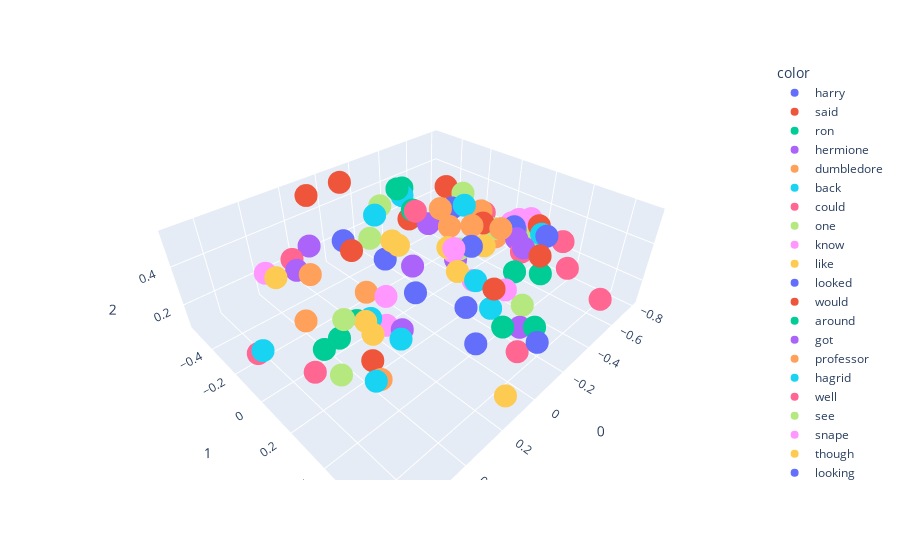

Here is the notebook cell this chart was saved with:
### Code cell
import plotly.express as px
fig = px.scatter_3d(X[0:100],x=0,y=1,z=2, color=y[0:100])
fig.show()

### Figure 1 — Plotly figure (JSON) as saved in the notebook; plotly's stock layout.template omitted (floating-point values rounded to 4 significant figures)
{"data": [{"hovertemplate": "color=harry<br>0=%{x}<br>1=%{y}<br>2=%{z}<extra></extra>", "legendgroup": "harry", "marker": {"color": "#636efa", "symbol": "circle"}, "mode": "markers", "name": "harry", "scene": "scene", "showlegend": true, "type": "scatter3d", "x": [0.006731], "y": [0.3696], "z": [0.3217]}, {"hovertemplate": "color=said<br>0=%{x}<br>1=%{y}<br>2=%{z}<extra></extra>", "legendgroup": "said", "marker": {"color": "#EF553B", "symbol": "circle"}, "mode": "markers", "name": "said", "scene": "scene", "showlegend": true, "type": "scatter3d", "x": [-0.3868], "y": [0.4339], "z": [0.4101]}, {"hovertemplate": "color=ron<br>0=%{x}<br>1=%{y}<br>2=%{z}<extra></extra>", "legendgroup": "ron", "marker": {"color": "#00cc96", "symbol": "circle"}, "mode": "markers", "name": "ron", "scene": "scene", "showlegend": true, "type": "scatter3d", "x": [-0.007851], "y": [0.5391], "z": [0.3168]}, {"hovertemplate": "color=hermione<br>0=%{x}<br>1=%{y}<br>2=%{z}<extra></extra>", "legendgroup": "hermione", "marker": {"color": "#ab63fa", "symbol": "circle"}, "mode": "markers", "name": "hermione", "scene": "scene", "showlegend": true, "type": "scatter3d", "x": [-0.07393], "y": [0.5723], "z": [0.2951]}, {"hovertemplate": "color=dumbledore<br>0=%{x}<br>1=%{y}<br>2=%{z}<extra></extra>", "legendgroup": "dumbledore", "marker": {"color": "#FFA15A", "symbol": "circle"}, "mode": "markers", "name": "dumbledore", "scene": "scene", "showlegend": true, "type": "scatter3d", "x": [-0.3716], "y": [0.07225], "z": [0.4142]}, {"hovertemplate": "color=back<br>0=%{x}<br>1=%{y}<br>2=%{z}<extra></extra>", "legendgroup": "back", "marker": {"color": "#19d3f3", "symbol": "circle"}, "mode": "markers", "name": "back", "scene": "scene", "showlegend": true, "type": "scatter3d", "x": [0.2905], "y": [0.2982], "z": [0.2933]}, {"hovertemplate": "color=could<br>0=%{x}<br>1=%{y}<br>2=%{z}<extra></extra>", "legendgroup": "could", "marker": {"color": "#FF6692", "symbol": "circle"}, "mode": "markers", "name": "could", "scene": "scene", "showlegend": true, "type": "scatter3d", "x": [-0.1605], "y": [-0.08321], "z": [0.5109]}, {"hovertemplate": "color=one<br>0=%{x}<br>1=%{y}<br>2=%{z}<extra></extra>", "legendgroup": "one", "marker": {"color": "#B6E880", "symbol": "circle"}, "mode": "markers", "name": "one", "scene": "scene", "showlegend": true, "type": "scatter3d", "x": [-0.1571], "y": [-0.4145], "z": [0.2272]}, {"hovertemplate": "color=know<br>0=%{x}<br>1=%{y}<br>2=%{z}<extra></extra>", "legendgroup": "know", "marker": {"color": "#FF97FF", "symbol": "circle"}, "mode": "markers", "name": "know", "scene": "scene", "showlegend": true, "type": "scatter3d", "x": [-0.7902], "y": [0.1238], "z": [0.3045]}, {"hovertemplate": "color=like<br>0=%{x}<br>1=%{y}<br>2=%{z}<extra></extra>", "legendgroup": "like", "marker": {"color": "#FECB52", "symbol": "circle"}, "mode": "markers", "name": "like", "scene": "scene", "showlegend": true, "type": "scatter3d", "x": [-0.0599], "y": [-0.1327], "z": [0.3787]}, {"hovertemplate": "color=looked<br>0=%{x}<br>1=%{y}<br>2=%{z}<extra></extra>", "legendgroup": "looked", "marker": {"color": "#636efa", "symbol": "circle"}, "mode": "markers", "name": "looked", "scene": "scene", "showlegend": true, "type": "scatter3d", "x": [0.1834], "y": [0.2673], "z": [0.4356]}, {"hovertemplate": "color=would<br>0=%{x}<br>1=%{y}<br>2=%{z}<extra></extra>", "legendgroup": "would", "marker": {"color": "#EF553B", "symbol": "circle"}, "mode": "markers", "name": "would", "scene": "scene", "showlegend": true, "type": "scatter3d", "x": [-0.6339], "y": [-0.3297], "z": [0.3833]}, {"hovertemplate": "color=around<br>0=%{x}<br>1=%{y}<br>2=%{z}<extra></extra>", "legendgroup": "around", "marker": {"color": "#00cc96", "symbol": "circle"}, "mode": "markers", "name": "around", "scene": "scene", "showlegend": true, "type": "scatter3d", "x": [0.5529], "y": [0.1894], "z": [0.3461]}, {"hovertemplate": "color=got<br>0=%{x}<br>1=%{y}<br>2=%{z}<extra></extra>", "legendgroup": "got", "marker": {"color": "#ab63fa", "symbol": "circle"}, "mode": "markers", "name": "got", "scene": "scene", "showlegend": true, "type": "scatter3d", "x": [-0.5871], "y": [0.1813], "z": [0.2975]}, {"hovertemplate": "color=professor<br>0=%{x}<br>1=%{y}<br>2=%{z}<extra></extra>", "legendgroup": "professor", "marker": {"color": "#FFA15A", "symbol": "circle"}, "mode": "markers", "name": "professor", "scene": "scene", "showlegend": true, "type": "scatter3d", "x": [-0.1081], "y": [0.1666], "z": [0.5577]}, {"hovertemplate": "color=hagrid<br>0=%{x}<br>1=%{y}<br>2=%{z}<extra></extra>", "legendgroup": "hagrid", "marker": {"color": "#19d3f3", "symbol": "circle"}, "mode": "markers", "name": "hagrid", "scene": "scene", "showlegend": true, "type": "scatter3d", "x": [-0.08469], "y": [0.4222], "z": [0.2946]}, {"hovertemplate": "color=well<br>0=%{x}<br>1=%{y}<br>2=%{z}<extra></extra>", "legendgroup": "well", "marker": {"color": "#FF6692", "symbol": "circle"}, "mode": "markers", "name": "well", "scene": "scene", "showlegend": true, "type": "scatter3d", "x": [-0.7679], "y": [0.3323], "z": [0.2674]}, {"hovertemplate": "color=see<br>0=%{x}<br>1=%{y}<br>2=%{z}<extra></extra>", "legendgroup": "see", "marker": {"color": "#B6E880", "symbol": "circle"}, "mode": "markers", "name": "see", "scene": "scene", "showlegend": true, "type": "scatter3d", "x": [-0.1791], "y": [0.1661], "z": [0.4178]}, {"hovertemplate": "color=snape<br>0=%{x}<br>1=%{y}<br>2=%{z}<extra></extra>", "legendgroup": "snape", "marker": {"color": "#FF97FF", "symbol": "circle"}, "mode": "markers", "name": "snape", "scene": "scene", "showlegend": true, "type": "scatter3d", "x": [-0.1425], "y": [0.162], "z": [0.4196]}, {"hovertemplate": "color=though<br>0=%{x}<br>1=%{y}<br>2=%{z}<extra></extra>", "legendgroup": "though", "marker": {"color": "#FECB52", "symbol": "circle"}, "mode": "markers", "name": "though", "scene": "scene", "showlegend": true, "type": "scatter3d", "x": [0.03104], "y": [0.0114], "z": [0.4609]}, {"hovertemplate": "color=looking<br>0=%{x}<br>1=%{y}<br>2=%{z}<extra></extra>", "legendgroup": "looking", "marker": {"color": "#636efa", "symbol": "circle"}, "mode": "markers", "name": "looking", "scene": "scene", "showlegend": true, "type": "scatter3d", "x": [0.1453], "y": [0.5348], "z": [0.3307]}, {"hovertemplate": "color=think<br>0=%{x}<br>1=%{y}<br>2=%{z}<extra></extra>", "legendgroup": "think", "marker": {"color": "#EF553B", "symbol": "circle"}, "mode": "markers", "name": "think", "scene": "scene", "showlegend": true, "type": "scatter3d", "x": [-0.7582], "y": [0.1946], "z": [0.3048]}, {"hovertemplate": "color=time<br>0=%{x}<br>1=%{y}<br>2=%{z}<extra></extra>", "legendgroup": "time", "marker": {"color": "#00cc96", "symbol": "circle"}, "mode": "markers", "name": "time", "scene": "scene", "showlegend": true, "type": "scatter3d", "x": [-0.3725], "y": [-0.322], "z": [0.3432]}, {"hovertemplate": "color=still<br>0=%{x}<br>1=%{y}<br>2=%{z}<extra></extra>", "legendgroup": "still", "marker": {"color": "#ab63fa", "symbol": "circle"}, "mode": "markers", "name": "still", "scene": "scene", "showlegend": true, "type": "scatter3d", "x": [0.1762], "y": [0.1805], "z": [0.1928]}, {"hovertemplate": "color=get<br>0=%{x}<br>1=%{y}<br>2=%{z}<extra></extra>", "legendgroup": "get", "marker": {"color": "#FFA15A", "symbol": "circle"}, "mode": "markers", "name": "get", "scene": "scene", "showlegend": true, "type": "scatter3d", "x": [-0.4712], "y": [0.164], "z": [0.395]}, {"hovertemplate": "color=wand<br>0=%{x}<br>1=%{y}<br>2=%{z}<extra></extra>", "legendgroup": "wand", "marker": {"color": "#19d3f3", "symbol": "circle"}, "mode": "markers", "name": "wand", "scene": "scene", "showlegend": true, "type": "scatter3d", "x": [0.3747], "y": [0.2334], "z": [0.4063]}, {"hovertemplate": "color=right<br>0=%{x}<br>1=%{y}<br>2=%{z}<extra></extra>", "legendgroup": "right", "marker": {"color": "#FF6692", "symbol": "circle"}, "mode": "markers", "name": "right", "scene": "scene", "showlegend": true, "type": "scatter3d", "x": [-0.07072], "y": [0.579], "z": [0.173]}, {"hovertemplate": "color=eyes<br>0=%{x}<br>1=%{y}<br>2=%{z}<extra></extra>", "legendgroup": "eyes", "marker": {"color": "#B6E880", "symbol": "circle"}, "mode": "markers", "name": "eyes", "scene": "scene", "showlegend": true, "type": "scatter3d", "x": [0.4805], "y": [0.2215], "z": [0.4585]}, {"hovertemplate": "color=weasley<br>0=%{x}<br>1=%{y}<br>2=%{z}<extra></extra>", "legendgroup": "weasley", "marker": {"color": "#FF97FF", "symbol": "circle"}, "mode": "markers", "name": "weasley", "scene": "scene", "showlegend": true, "type": "scatter3d", "x": [-0.02763], "y": [0.264], "z": [0.5331]}, {"hovertemplate": "color=face<br>0=%{x}<br>1=%{y}<br>2=%{z}<extra></extra>", "legendgroup": "face", "marker": {"color": "#FECB52", "symbol": "circle"}, "mode": "markers", "name": "face", "scene": "scene", "showlegend": true, "type": "scatter3d", "x": [0.4446], "y": [0.3306], "z": [0.4384]}, {"hovertemplate": "color=going<br>0=%{x}<br>1=%{y}<br>2=%{z}<extra></extra>", "legendgroup": "going", "marker": {"color": "#636efa", "symbol": "circle"}, "mode": "markers", "name": "going", "scene": "scene", "showlegend": true, "type": "scatter3d", "x": [-0.6469], "y": [0.121], "z": [0.3145]}, {"hovertemplate": "color=voice<br>0=%{x}<br>1=%{y}<br>2=%{z}<extra></extra>", "legendgroup": "voice", "marker": {"color": "#EF553B", "symbol": "circle"}, "mode": "markers", "name": "voice", "scene": "scene", "showlegend": true, "type": "scatter3d", "x": [-0.02436], "y": [0.4708], "z": [0.4508]}, {"hovertemplate": "color=look<br>0=%{x}<br>1=%{y}<br>2=%{z}<extra></extra>", "legendgroup": "look", "marker": {"color": "#00cc96", "symbol": "circle"}, "mode": "markers", "name": "look", "scene": "scene", "showlegend": true, "type": "scatter3d", "x": [-0.1078], "y": [0.6156], "z": [0.3015]}, {"hovertemplate": "color=go<br>0=%{x}<br>1=%{y}<br>2=%{z}<extra></extra>", "legendgroup": "go", "marker": {"color": "#ab63fa", "symbol": "circle"}, "mode": "markers", "name": "go", "scene": "scene", "showlegend": true, "type": "scatter3d", "x": [-0.4606], "y": [0.3044], "z": [0.3574]}, {"hovertemplate": "color=room<br>0=%{x}<br>1=%{y}<br>2=%{z}<extra></extra>", "legendgroup": "room", "marker": {"color": "#FFA15A", "symbol": "circle"}, "mode": "markers", "name": "room", "scene": "scene", "showlegend": true, "type": "scatter3d", "x": [0.3751], "y": [-0.1357], "z": [0.4113]}, {"hovertemplate": "color=potter<br>0=%{x}<br>1=%{y}<br>2=%{z}<extra></extra>", "legendgroup": "potter", "marker": {"color": "#19d3f3", "symbol": "circle"}, "mode": "markers", "name": "potter", "scene": "scene", "showlegend": true, "type": "scatter3d", "x": [-0.3999], "y": [-0.003367], "z": [0.4803]}, {"hovertemplate": "color=come<br>0=%{x}<br>1=%{y}<br>2=%{z}<extra></extra>", "legendgroup": "come", "marker": {"color": "#FF6692", "symbol": "circle"}, "mode": "markers", "name": "come", "scene": "scene", "showlegend": true, "type": "scatter3d", "x": [-0.5245], "y": [0.2569], "z": [0.2846]}, {"hovertemplate": "color=head<br>0=%{x}<br>1=%{y}<br>2=%{z}<extra></extra>", "legendgroup": "head", "marker": {"color": "#B6E880", "symbol": "circle"}, "mode": "markers", "name": "head", "scene": "scene", "showlegend": true, "type": "scatter3d", "x": [0.5593], "y": [0.2872], "z": [0.2969]}, {"hovertemplate": "color=malfoy<br>0=%{x}<br>1=%{y}<br>2=%{z}<extra></extra>", "legendgroup": "malfoy", "marker": {"color": "#FF97FF", "symbol": "circle"}, "mode": "markers", "name": "malfoy", "scene": "scene", "showlegend": true, "type": "scatter3d", "x": [-0.1053], "y": [0.4675], "z": [0.4009]}, {"hovertemplate": "color=door<br>0=%{x}<br>1=%{y}<br>2=%{z}<extra></extra>", "legendgroup": "door", "marker": {"color": "#FECB52", "symbol": "circle"}, "mode": "markers", "name": "door", "scene": "scene", "showlegend": true, "type": "scatter3d", "x": [0.3931], "y": [0.2271], "z": [0.3998]}, {"hovertemplate": "color=mr<br>0=%{x}<br>1=%{y}<br>2=%{z}<extra></extra>", "legendgroup": "mr", "marker": {"color": "#636efa", "symbol": "circle"}, "mode": "markers", "name": "mr", "scene": "scene", "showlegend": true, "type": "scatter3d", "x": [-0.1445], "y": [0.2563], "z": [0.487]}, {"hovertemplate": "color=thought<br>0=%{x}<br>1=%{y}<br>2=%{z}<extra></extra>", "legendgroup": "thought", "marker": {"color": "#EF553B", "symbol": "circle"}, "mode": "markers", "name": "thought", "scene": "scene", "showlegend": true, "type": "scatter3d", "x": [-0.5459], "y": [0.002094], "z": [0.3281]}, {"hovertemplate": "color=voldemort<br>0=%{x}<br>1=%{y}<br>2=%{z}<extra></extra>", "legendgroup": "voldemort", "marker": {"color": "#00cc96", "symbol": "circle"}, "mode": "markers", "name": "voldemort", "scene": "scene", "showlegend": true, "type": "scatter3d", "x": [-0.2951], "y": [-0.3492], "z": [0.4801]}, {"hovertemplate": "color=something<br>0=%{x}<br>1=%{y}<br>2=%{z}<extra></extra>", "legendgroup": "something", "marker": {"color": "#ab63fa", "symbol": "circle"}, "mode": "markers", "name": "something", "scene": "scene", "showlegend": true, "type": "scatter3d", "x": [-0.1994], "y": [0.1297], "z": [0.3364]}, {"hovertemplate": "color=saw<br>0=%{x}<br>1=%{y}<br>2=%{z}<extra></extra>", "legendgroup": "saw", "marker": {"color": "#FFA15A", "symbol": "circle"}, "mode": "markers", "name": "saw", "scene": "scene", "showlegend": true, "type": "scatter3d", "x": [0.5067], "y": [0.009437], "z": [0.3379]}, {"hovertemplate": "color=hand<br>0=%{x}<br>1=%{y}<br>2=%{z}<extra></extra>", "legendgroup": "hand", "marker": {"color": "#19d3f3", "symbol": "circle"}, "mode": "markers", "name": "hand", "scene": "scene", "showlegend": true, "type": "scatter3d", "x": [0.5126], "y": [0.4174], "z": [0.3309]}, {"hovertemplate": "color=behind<br>0=%{x}<br>1=%{y}<br>2=%{z}<extra></extra>", "legendgroup": "behind", "marker": {"color": "#FF6692", "symbol": "circle"}, "mode": "markers", "name": "behind", "scene": "scene", "showlegend": true, "type": "scatter3d", "x": [0.6211], "y": [0.2239], "z": [0.3094]}, {"hovertemplate": "color=never<br>0=%{x}<br>1=%{y}<br>2=%{z}<extra></extra>", "legendgroup": "never", "marker": {"color": "#B6E880", "symbol": "circle"}, "mode": "markers", "name": "never", "scene": "scene", "showlegend": true, "type": "scatter3d", "x": [-0.6806], "y": [-0.2485], "z": [0.3556]}, {"hovertemplate": "color=way<br>0=%{x}<br>1=%{y}<br>2=%{z}<extra></extra>", "legendgroup": "way", "marker": {"color": "#FF97FF", "symbol": "circle"}, "mode": "markers", "name": "way", "scene": "scene", "showlegend": true, "type": "scatter3d", "x": [0.09235], "y": [-0.01243], "z": [0.2121]}, {"hovertemplate": "color=sirius<br>0=%{x}<br>1=%{y}<br>2=%{z}<extra></extra>", "legendgroup": "sirius", "marker": {"color": "#FECB52", "symbol": "circle"}, "mode": "markers", "name": "sirius", "scene": "scene", "showlegend": true, "type": "scatter3d", "x": [-0.499], "y": [0.05673], "z": [0.2397]}, {"hovertemplate": "color=seemed<br>0=%{x}<br>1=%{y}<br>2=%{z}<extra></extra>", "legendgroup": "seemed", "marker": {"color": "#636efa", "symbol": "circle"}, "mode": "markers", "name": "seemed", "scene": "scene", "showlegend": true, "type": "scatter3d", "x": [0.04998], "y": [-0.3533], "z": [0.3308]}, {"hovertemplate": "color=away<br>0=%{x}<br>1=%{y}<br>2=%{z}<extra></extra>", "legendgroup": "away", "marker": {"color": "#EF553B", "symbol": "circle"}, "mode": "markers", "name": "away", "scene": "scene", "showlegend": true, "type": "scatter3d", "x": [0.4047], "y": [0.2661], "z": [0.24]}, {"hovertemplate": "color=asked<br>0=%{x}<br>1=%{y}<br>2=%{z}<extra></extra>", "legendgroup": "asked", "marker": {"color": "#00cc96", "symbol": "circle"}, "mode": "markers", "name": "asked", "scene": "scene", "showlegend": true, "type": "scatter3d", "x": [-0.4689], "y": [0.4037], "z": [0.2604]}, {"hovertemplate": "color=told<br>0=%{x}<br>1=%{y}<br>2=%{z}<extra></extra>", "legendgroup": "told", "marker": {"color": "#ab63fa", "symbol": "circle"}, "mode": "markers", "name": "told", "scene": "scene", "showlegend": true, "type": "scatter3d", "x": [-0.6804], "y": [0.1067], "z": [0.2768]}, {"hovertemplate": "color=turned<br>0=%{x}<br>1=%{y}<br>2=%{z}<extra></extra>", "legendgroup": "turned", "marker": {"color": "#FFA15A", "symbol": "circle"}, "mode": "markers", "name": "turned", "scene": "scene", "showlegend": true, "type": "scatter3d", "x": [0.4622], "y": [0.38], "z": [0.2717]}, {"hovertemplate": "color=last<br>0=%{x}<br>1=%{y}<br>2=%{z}<extra></extra>", "legendgroup": "last", "marker": {"color": "#19d3f3", "symbol": "circle"}, "mode": "markers", "name": "last", "scene": "scene", "showlegend": true, "type": "scatter3d", "x": [-0.2604], "y": [-0.4919], "z": [0.2911]}, {"hovertemplate": "color=two<br>0=%{x}<br>1=%{y}<br>2=%{z}<extra></extra>", "legendgroup": "two", "marker": {"color": "#FF6692", "symbol": "circle"}, "mode": "markers", "name": "two", "scene": "scene", "showlegend": true, "type": "scatter3d", "x": [0.2494], "y": [-0.4992], "z": [0.2505]}, {"hovertemplate": "color=good<br>0=%{x}<br>1=%{y}<br>2=%{z}<extra></extra>", "legendgroup": "good", "marker": {"color": "#B6E880", "symbol": "circle"}, "mode": "markers", "name": "good", "scene": "scene", "showlegend": true, "type": "scatter3d", "x": [-0.7327], "y": [0.1844], "z": [0.2123]}, {"hovertemplate": "color=long<br>0=%{x}<br>1=%{y}<br>2=%{z}<extra></extra>", "legendgroup": "long", "marker": {"color": "#FF97FF", "symbol": "circle"}, "mode": "markers", "name": "long", "scene": "scene", "showlegend": true, "type": "scatter3d", "x": [0.4116], "y": [-0.4591], "z": [0.2726]}, {"hovertemplate": "color=us<br>0=%{x}<br>1=%{y}<br>2=%{z}<extra></extra>", "legendgroup": "us", "marker": {"color": "#FECB52", "symbol": "circle"}, "mode": "markers", "name": "us", "scene": "scene", "showlegend": true, "type": "scatter3d", "x": [-0.7388], "y": [0.09382], "z": [0.296]}, {"hovertemplate": "color=much<br>0=%{x}<br>1=%{y}<br>2=%{z}<extra></extra>", "legendgroup": "much", "marker": {"color": "#636efa", "symbol": "circle"}, "mode": "markers", "name": "much", "scene": "scene", "showlegend": true, "type": "scatter3d", "x": [-0.6011], "y": [-0.2547], "z": [0.294]}, {"hovertemplate": "color=dark<br>0=%{x}<br>1=%{y}<br>2=%{z}<extra></extra>", "legendgroup": "dark", "marker": {"color": "#EF553B", "symbol": "circle"}, "mode": "markers", "name": "dark", "scene": "scene", "showlegend": true, "type": "scatter3d", "x": [0.1078], "y": [-0.5281], "z": [0.5242]}, {"hovertemplate": "color=little<br>0=%{x}<br>1=%{y}<br>2=%{z}<extra></extra>", "legendgroup": "little", "marker": {"color": "#00cc96", "symbol": "circle"}, "mode": "markers", "name": "little", "scene": "scene", "showlegend": true, "type": "scatter3d", "x": [0.1985], "y": [-0.09865], "z": [0.08488]}, {"hovertemplate": "color=even<br>0=%{x}<br>1=%{y}<br>2=%{z}<extra></extra>", "legendgroup": "even", "marker": {"color": "#ab63fa", "symbol": "circle"}, "mode": "markers", "name": "even", "scene": "scene", "showlegend": true, "type": "scatter3d", "x": [-0.4209], "y": [-0.2536], "z": [0.2716]}, {"hovertemplate": "color=knew<br>0=%{x}<br>1=%{y}<br>2=%{z}<extra></extra>", "legendgroup": "knew", "marker": {"color": "#FFA15A", "symbol": "circle"}, "mode": "markers", "name": "knew", "scene": "scene", "showlegend": true, "type": "scatter3d", "x": [-0.4366], "y": [-0.1866], "z": [0.3792]}, {"hovertemplate": "color=want<br>0=%{x}<br>1=%{y}<br>2=%{z}<extra></extra>", "legendgroup": "want", "marker": {"color": "#19d3f3", "symbol": "circle"}, "mode": "markers", "name": "want", "scene": "scene", "showlegend": true, "type": "scatter3d", "x": [-0.7362], "y": [0.2274], "z": [0.2785]}, {"hovertemplate": "color=oh<br>0=%{x}<br>1=%{y}<br>2=%{z}<extra></extra>", "legendgroup": "oh", "marker": {"color": "#FF6692", "symbol": "circle"}, "mode": "markers", "name": "oh", "scene": "scene", "showlegend": true, "type": "scatter3d", "x": [-0.4898], "y": [0.6874], "z": [0.2621]}, {"hovertemplate": "color=first<br>0=%{x}<br>1=%{y}<br>2=%{z}<extra></extra>", "legendgroup": "first", "marker": {"color": "#B6E880", "symbol": "circle"}, "mode": "markers", "name": "first", "scene": "scene", "showlegend": true, "type": "scatter3d", "x": [-0.3033], "y": [-0.4972], "z": [0.3276]}, {"hovertemplate": "color=tell<br>0=%{x}<br>1=%{y}<br>2=%{z}<extra></extra>", "legendgroup": "tell", "marker": {"color": "#FF97FF", "symbol": "circle"}, "mode": "markers", "name": "tell", "scene": "scene", "showlegend": true, "type": "scatter3d", "x": [-0.7172], "y": [0.09842], "z": [0.319]}, {"hovertemplate": "color=black<br>0=%{x}<br>1=%{y}<br>2=%{z}<extra></extra>", "legendgroup": "black", "marker": {"color": "#FECB52", "symbol": "circle"}, "mode": "markers", "name": "black", "scene": "scene", "showlegend": true, "type": "scatter3d", "x": [0.4508], "y": [-0.2823], "z": [0.3596]}, {"hovertemplate": "color=made<br>0=%{x}<br>1=%{y}<br>2=%{z}<extra></extra>", "legendgroup": "made", "marker": {"color": "#636efa", "symbol": "circle"}, "mode": "markers", "name": "made", "scene": "scene", "showlegend": true, "type": "scatter3d", "x": [-0.07262], "y": [-0.2007], "z": [0.241]}, {"hovertemplate": "color=people<br>0=%{x}<br>1=%{y}<br>2=%{z}<extra></extra>", "legendgroup": "people", "marker": {"color": "#EF553B", "symbol": "circle"}, "mode": "markers", "name": "people", "scene": "scene", "showlegend": true, "type": "scatter3d", "x": [-0.3802], "y": [-0.3563], "z": [0.2743]}, {"hovertemplate": "color=let<br>0=%{x}<br>1=%{y}<br>2=%{z}<extra></extra>", "legendgroup": "let", "marker": {"color": "#00cc96", "symbol": "circle"}, "mode": "markers", "name": "let", "scene": "scene", "showlegend": true, "type": "scatter3d", "x": [-0.3715], "y": [0.3298], "z": [0.2833]}, {"hovertemplate": "color=heard<br>0=%{x}<br>1=%{y}<br>2=%{z}<extra></extra>", "legendgroup": "heard", "marker": {"color": "#ab63fa", "symbol": "circle"}, "mode": "markers", "name": "heard", "scene": "scene", "showlegend": true, "type": "scatter3d", "x": [-0.07037], "y": [-0.01086], "z": [0.2952]}, {"hovertemplate": "color=left<br>0=%{x}<br>1=%{y}<br>2=%{z}<extra></extra>", "legendgroup": "left", "marker": {"color": "#FFA15A", "symbol": "circle"}, "mode": "markers", "name": "left", "scene": "scene", "showlegend": true, "type": "scatter3d", "x": [0.08175], "y": [-0.1652], "z": [0.1458]}, {"hovertemplate": "color=fred<br>0=%{x}<br>1=%{y}<br>2=%{z}<extra></extra>", "legendgroup": "fred", "marker": {"color": "#19d3f3", "symbol": "circle"}, "mode": "markers", "name": "fred", "scene": "scene", "showlegend": true, "type": "scatter3d", "x": [-0.04309], "y": [0.3684], "z": [0.4257]}, {"hovertemplate": "color=yes<br>0=%{x}<br>1=%{y}<br>2=%{z}<extra></extra>", "legendgroup": "yes", "marker": {"color": "#FF6692", "symbol": "circle"}, "mode": "markers", "name": "yes", "scene": "scene", "showlegend": true, "type": "scatter3d", "x": [-0.5728], "y": [0.4759], "z": [0.2749]}, {"hovertemplate": "color=really<br>0=%{x}<br>1=%{y}<br>2=%{z}<extra></extra>", "legendgroup": "really", "marker": {"color": "#B6E880", "symbol": "circle"}, "mode": "markers", "name": "really", "scene": "scene", "showlegend": true, "type": "scatter3d", "x": [-0.7763], "y": [0.179], "z": [0.266]}, {"hovertemplate": "color=moment<br>0=%{x}<br>1=%{y}<br>2=%{z}<extra></extra>", "legendgroup": "moment", "marker": {"color": "#FF97FF", "symbol": "circle"}, "mode": "markers", "name": "moment", "scene": "scene", "showlegend": true, "type": "scatter3d", "x": [0.1934], "y": [0.1021], "z": [0.1785]}, {"hovertemplate": "color=mrs<br>0=%{x}<br>1=%{y}<br>2=%{z}<extra></extra>", "legendgroup": "mrs", "marker": {"color": "#FECB52", "symbol": "circle"}, "mode": "markers", "name": "mrs", "scene": "scene", "showlegend": true, "type": "scatter3d", "x": [-0.009184], "y": [0.3031], "z": [0.4538]}, {"hovertemplate": "color=say<br>0=%{x}<br>1=%{y}<br>2=%{z}<extra></extra>", "legendgroup": "say", "marker": {"color": "#636efa", "symbol": "circle"}, "mode": "markers", "name": "say", "scene": "scene", "showlegend": true, "type": "scatter3d", "x": [-0.7189], "y": [0.2675], "z": [0.2918]}, {"hovertemplate": "color=felt<br>0=%{x}<br>1=%{y}<br>2=%{z}<extra></extra>", "legendgroup": "felt", "marker": {"color": "#EF553B", "symbol": "circle"}, "mode": "markers", "name": "felt", "scene": "scene", "showlegend": true, "type": "scatter3d", "x": [0.1634], "y": [-0.1374], "z": [0.4274]}, {"hovertemplate": "color=hogwarts<br>0=%{x}<br>1=%{y}<br>2=%{z}<extra></extra>", "legendgroup": "hogwarts", "marker": {"color": "#00cc96", "symbol": "circle"}, "mode": "markers", "name": "hogwarts", "scene": "scene", "showlegend": true, "type": "scatter3d", "x": [-0.5206], "y": [-0.5582], "z": [0.3349]}, {"hovertemplate": "color=great<br>0=%{x}<br>1=%{y}<br>2=%{z}<extra></extra>", "legendgroup": "great", "marker": {"color": "#ab63fa", "symbol": "circle"}, "mode": "markers", "name": "great", "scene": "scene", "showlegend": true, "type": "scatter3d", "x": [0.3237], "y": [-0.3343], "z": [0.3071]}, {"hovertemplate": "color=might<br>0=%{x}<br>1=%{y}<br>2=%{z}<extra></extra>", "legendgroup": "might", "marker": {"color": "#FFA15A", "symbol": "circle"}, "mode": "markers", "name": "might", "scene": "scene", "showlegend": true, "type": "scatter3d", "x": [-0.684], "y": [-0.1205], "z": [0.2964]}, {"hovertemplate": "color=ever<br>0=%{x}<br>1=%{y}<br>2=%{z}<extra></extra>", "legendgroup": "ever", "marker": {"color": "#19d3f3", "symbol": "circle"}, "mode": "markers", "name": "ever", "scene": "scene", "showlegend": true, "type": "scatter3d", "x": [-0.4441], "y": [-0.476], "z": [0.3441]}, {"hovertemplate": "color=front<br>0=%{x}<br>1=%{y}<br>2=%{z}<extra></extra>", "legendgroup": "front", "marker": {"color": "#FF6692", "symbol": "circle"}, "mode": "markers", "name": "front", "scene": "scene", "showlegend": true, "type": "scatter3d", "x": [0.6948], "y": [-0.03674], "z": [0.2675]}, {"hovertemplate": "color=lupin<br>0=%{x}<br>1=%{y}<br>2=%{z}<extra></extra>", "legendgroup": "lupin", "marker": {"color": "#B6E880", "symbol": "circle"}, "mode": "markers", "name": "lupin", "scene": "scene", "showlegend": true, "type": "scatter3d", "x": [-0.1704], "y": [0.5121], "z": [0.3135]}, {"hovertemplate": "color=george<br>0=%{x}<br>1=%{y}<br>2=%{z}<extra></extra>", "legendgroup": "george", "marker": {"color": "#FF97FF", "symbol": "circle"}, "mode": "markers", "name": "george", "scene": "scene", "showlegend": true, "type": "scatter3d", "x": [-0.05513], "y": [0.3474], "z": [0.4103]}, {"hovertemplate": "color=neville<br>0=%{x}<br>1=%{y}<br>2=%{z}<extra></extra>", "legendgroup": "neville", "marker": {"color": "#FECB52", "symbol": "circle"}, "mode": "markers", "name": "neville", "scene": "scene", "showlegend": true, "type": "scatter3d", "x": [0.1146], "y": [0.6668], "z": [0.1374]}, {"hovertemplate": "color=ginny<br>0=%{x}<br>1=%{y}<br>2=%{z}<extra></extra>", "legendgroup": "ginny", "marker": {"color": "#636efa", "symbol": "circle"}, "mode": "markers", "name": "ginny", "scene": "scene", "showlegend": true, "type": "scatter3d", "x": [-0.0788], "y": [0.6529], "z": [0.2671]}, {"hovertemplate": "color=death<br>0=%{x}<br>1=%{y}<br>2=%{z}<extra></extra>", "legendgroup": "death", "marker": {"color": "#EF553B", "symbol": "circle"}, "mode": "markers", "name": "death", "scene": "scene", "showlegend": true, "type": "scatter3d", "x": [-0.05377], "y": [-0.4843], "z": [0.5508]}, {"hovertemplate": "color=came<br>0=%{x}<br>1=%{y}<br>2=%{z}<extra></extra>", "legendgroup": "came", "marker": {"color": "#00cc96", "symbol": "circle"}, "mode": "markers", "name": "came", "scene": "scene", "showlegend": true, "type": "scatter3d", "x": [0.3637], "y": [-0.0008376], "z": [0.1498]}, {"hovertemplate": "color=three<br>0=%{x}<br>1=%{y}<br>2=%{z}<extra></extra>", "legendgroup": "three", "marker": {"color": "#ab63fa", "symbol": "circle"}, "mode": "markers", "name": "three", "scene": "scene", "showlegend": true, "type": "scatter3d", "x": [0.1354], "y": [-0.5215], "z": [0.2639]}, {"hovertemplate": "color=take<br>0=%{x}<br>1=%{y}<br>2=%{z}<extra></extra>", "legendgroup": "take", "marker": {"color": "#FFA15A", "symbol": "circle"}, "mode": "markers", "name": "take", "scene": "scene", "showlegend": true, "type": "scatter3d", "x": [-0.642], "y": [0.01797], "z": [0.2135]}, {"hovertemplate": "color=feet<br>0=%{x}<br>1=%{y}<br>2=%{z}<extra></extra>", "legendgroup": "feet", "marker": {"color": "#19d3f3", "symbol": "circle"}, "mode": "markers", "name": "feet", "scene": "scene", "showlegend": true, "type": "scatter3d", "x": [0.6891], "y": [-0.001839], "z": [0.3022]}, {"hovertemplate": "color=must<br>0=%{x}<br>1=%{y}<br>2=%{z}<extra></extra>", "legendgroup": "must", "marker": {"color": "#FF6692", "symbol": "circle"}, "mode": "markers", "name": "must", "scene": "scene", "showlegend": true, "type": "scatter3d", "x": [-0.7322], "y": [-0.1352], "z": [0.2612]}, {"hovertemplate": "color=sure<br>0=%{x}<br>1=%{y}<br>2=%{z}<extra></extra>", "legendgroup": "sure", "marker": {"color": "#B6E880", "symbol": "circle"}, "mode": "markers", "name": "sure", "scene": "scene", "showlegend": true, "type": "scatter3d", "x": [-0.6211], "y": [0.02314], "z": [0.2729]}, {"hovertemplate": "color=anything<br>0=%{x}<br>1=%{y}<br>2=%{z}<extra></extra>", "legendgroup": "anything", "marker": {"color": "#FF97FF", "symbol": "circle"}, "mode": "markers", "name": "anything", "scene": "scene", "showlegend": true, "type": "scatter3d", "x": [-0.6949], "y": [0.07243], "z": [0.2982]}, {"hovertemplate": "color=mcgonagall<br>0=%{x}<br>1=%{y}<br>2=%{z}<extra></extra>", "legendgroup": "mcgonagall", "marker": {"color": "#FECB52", "symbol": "circle"}, "mode": "markers", "name": "mcgonagall", "scene": "scene", "showlegend": true, "type": "scatter3d", "x": [-0.0536], "y": [0.2106], "z": [0.5019]}], "layout": {"legend": {"title": {"text": "color"}, "tracegroupgap": 0}, "margin": {"t": 60}, "scene": {"domain": {"x": [0, 1], "y": [0, 1]}, "xaxis": {"title": {"text": "0"}}, "yaxis": {"title": {"text": "1"}}, "zaxis": {"title": {"text": "2"}}}}}
